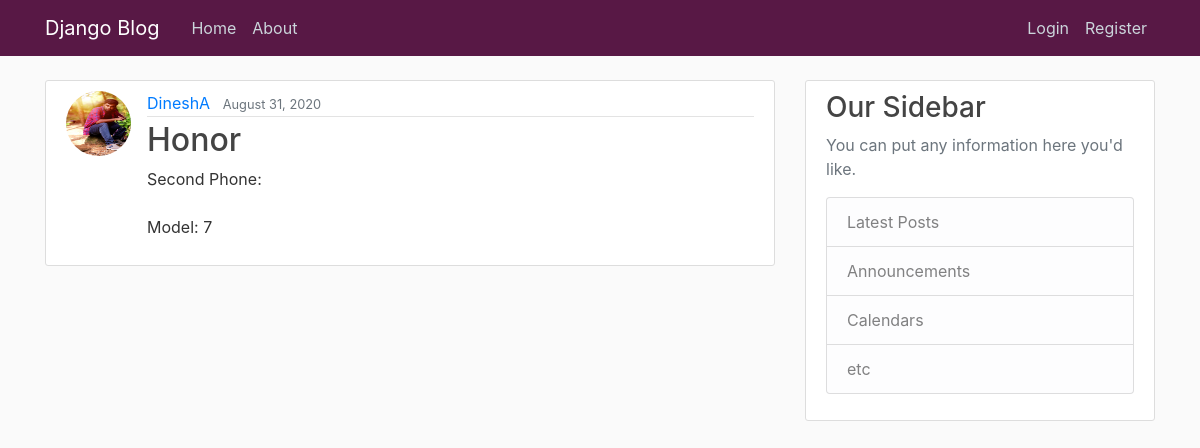
The page /post/10/ on the database its author committed.
### blog/models.py (models this page shows, shortened)
class Post(models.Model):
	product = models.CharField(max_length=100)
	content = models.TextField()
	date_product = models.DateTimeField(default=timezone.now) #auto_now_add=True
	owner = models.ForeignKey(User,on_delete=models.CASCADE) #if the user is deleted also the post will be deleted. User is a table.

### users/models.py (models this page shows, shortened)
class Profile(models.Model) :
	user = models.OneToOneField(User,on_delete=models.CASCADE)
	image = models.ImageField(default='default.jpg',upload_to='profile_pics')

### blog/views.py (the view)
# urls.py: path('post/<int:pk>/',PostDetailView.as_view(),name='post-detail'), # we can see the posts based on the user primary key
class PostDetailView(DetailView):
	model = Post

### blog/templates/blog/post_detail.html (shortened to what this page needs)
{% extends "blog/base.html" %}
{% block content %}
	<article class="media content-section">
		<img class="rounded-circle article-img" src="{{object.owner.profile.image.url}}">
		  <div class="media-body">
		    <div class="article-metadata">
		      <a class="mr-2" href="{% url 'user-posts' object.owner.username %}">{{ object.owner }}</a>
		      <small class="text-muted">{{ object.date_product|date:"F d, Y" }}</small>
		    </div>
		    <h2 class="article-title"> {{ object.product}}</h2>
		    <p class="article-content">{{ object.content}}</p>
		  </div>
		</article>
{%endblock content%}

### blog/static/blog/main.css (style rules this page uses)
body { background: #fafafa; color: #333333; margin-top: 5rem; }
h1, h2, h3, h4, h5, h6 { color: #444444; }
.content-section { background: #ffffff; padding: 10px 20px; border: 1px solid #dddddd; border-radius: 3px; margin-bottom: 20px; }
.article-title { color: #444444; }
.article-content { white-space: pre-line; }
.article-img { height: 65px; width: 65px; margin-right: 16px; }
.article-metadata { padding-bottom: 1px; margin-bottom: 4px; border-bottom: 1px solid #e3e3e3 }

### rows shown on the page
Post: owner.profile.image (picture), owner "DineshA", date_product "August 31, 2020", product "Honor", content "Second Phone: Model: 7"
